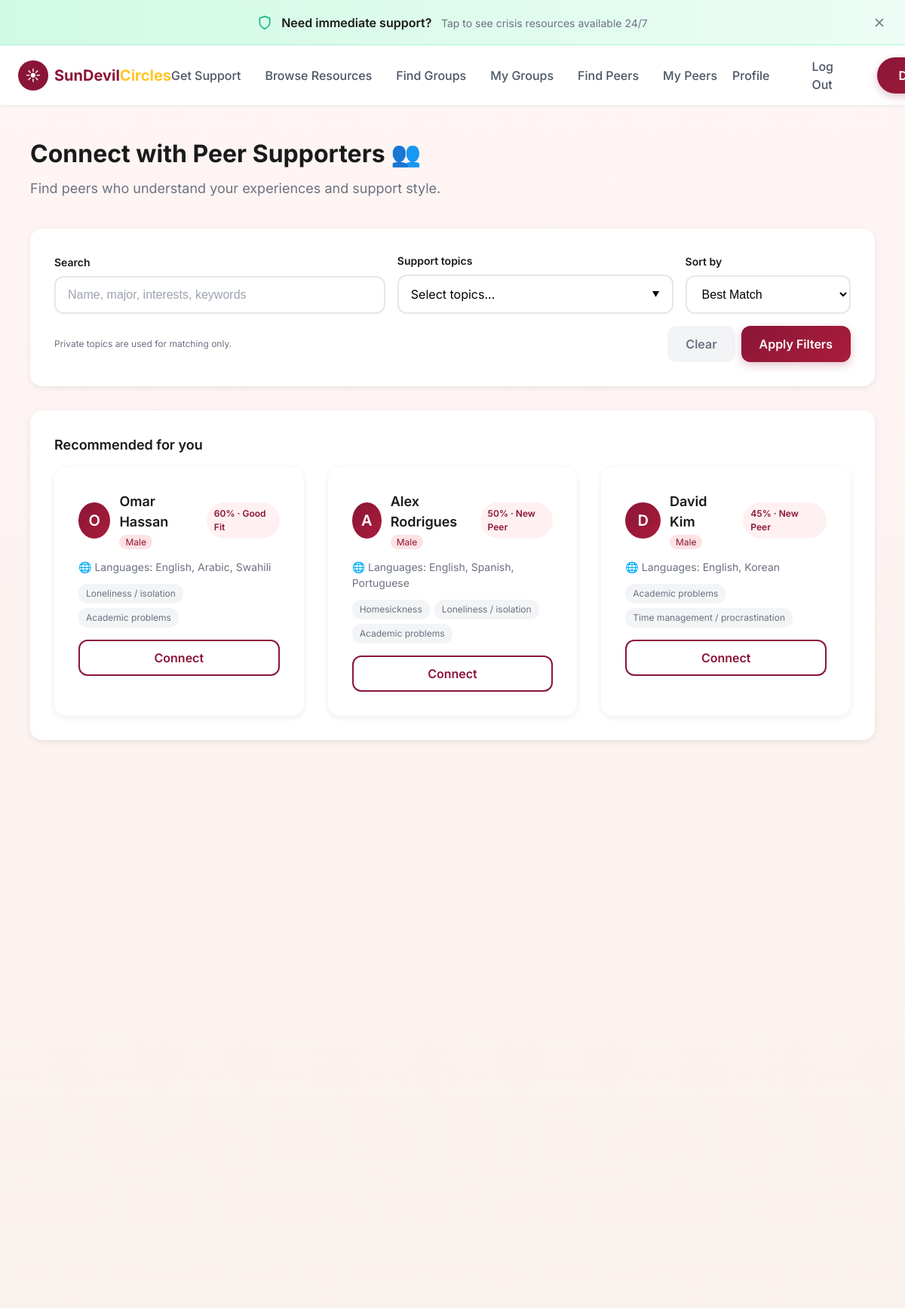
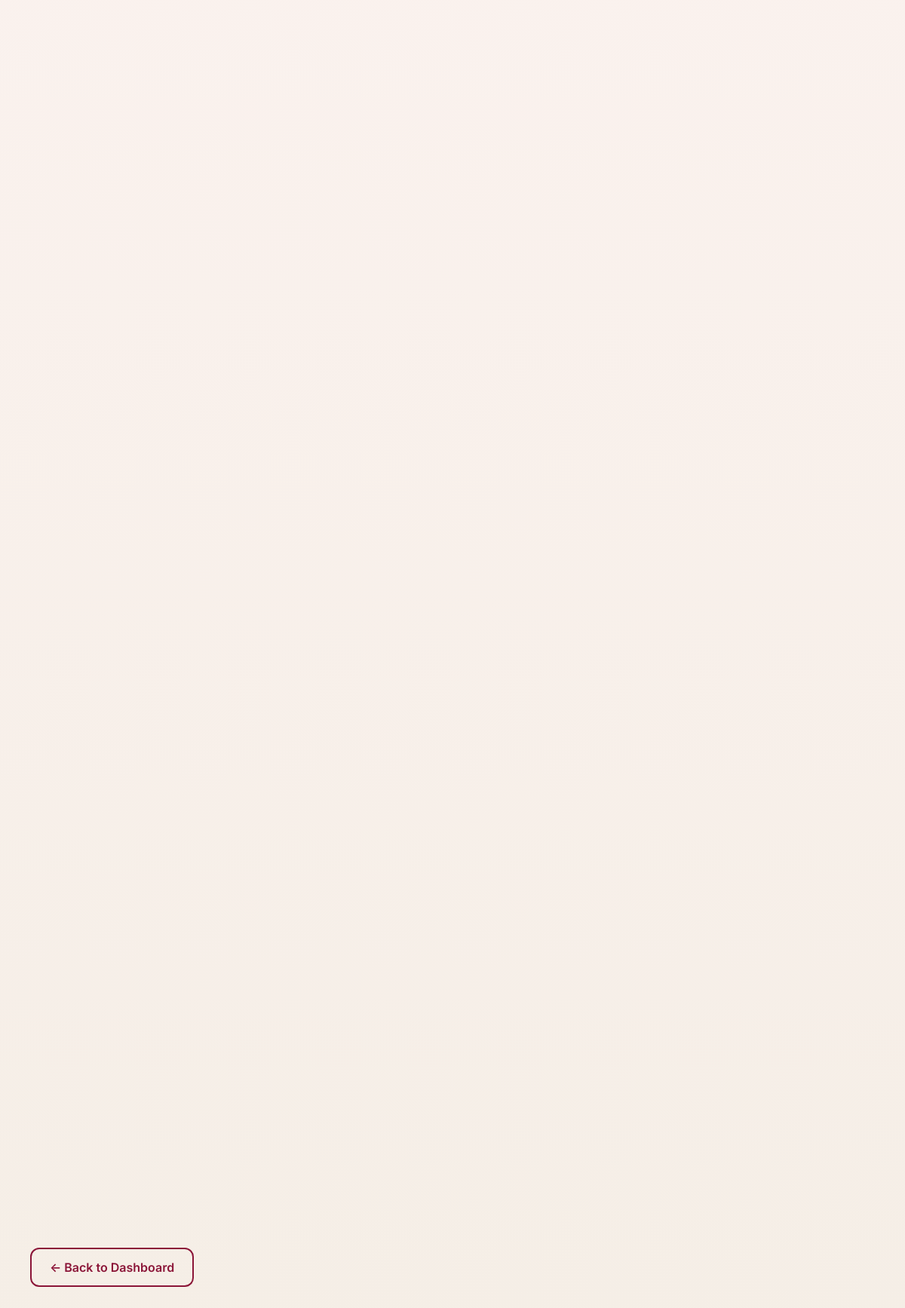
The page /people (signed in) on the database its author committed (2 pictures, top to bottom).
### tables this page shows
CREATE TABLE profiles (
                user_id INTEGER PRIMARY KEY,
                display_name TEXT,
                gender TEXT DEFAULT '',
                preferred_language TEXT DEFAULT '',
                primary_challenge TEXT DEFAULT '',
                support_style TEXT DEFAULT 'mixed',
                support_topics TEXT DEFAULT '',
                private_topics TEXT DEFAULT '',
                languages TEXT DEFAULT '',
                cultural_background TEXT DEFAULT '',
                onboarding_complete INTEGER DEFAULT 0, graduation_year TEXT DEFAULT "", degree_program TEXT DEFAULT "",
                FOREIGN KEY (user_id) REFERENCES users(id)
            );

### app.py (the view, shortened to what this page needs)
@app.route("/people", methods=["GET"])
@login_required
def people():
    if not session.get("display_name"):
        return redirect(url_for("onboarding"))
    user_id = session.get("user_id")
    search_query = request.args.get("q", "").strip().lower()
    selected_topics = request.args.getlist("topics")
    sort_by = request.args.get("sort", "best")
    filter_challenge = request.args.get("filter", "")
    selected_topics = normalize_topic_ids(selected_topics)
    current_profile = load_profile_from_db(user_id) if user_id else None
    if not current_profile:
        current_profile = get_profile_dict()
    db = get_db()
    all_profiles = db.execute('''
        SELECT p.*, u.username FROM profiles p
        JOIN users u ON p.user_id = u.id
        WHERE p.user_id != ? AND p.display_name IS NOT NULL AND p.display_name != ''
    ''', (user_id,)).fetchall()
    peers = []
    for row in all_profiles:
        challenges = normalize_topic_ids((row['primary_challenge'] or '').split(','))
        support_topics = normalize_topic_ids((row['support_topics'] or '').split(','))
        private_topics = set(normalize_topic_ids((row['private_topics'] or '').split(',')))
        peer_topics = list(dict.fromkeys(challenges + support_topics))
        public_topics = [t for t in peer_topics if t not in private_topics]
        peer_profile = {
            "display_name": row['display_name'] or 'Anonymous',
            "gender": row['gender'] if 'gender' in row.keys() else '',
            "preferred_language": row['preferred_language'] or '',
            "primary_challenge": challenges,
            "support_topics": support_topics,
            "private_topics": list(private_topics),
            "languages": (row['languages'] or '').split(',') if row['languages'] else [],
            "cultural_background": (row['cultural_background'] or '').split(',') if row['cultural_background'] else [],
            "support_style": row['support_style'] or 'mixed'
        }
        if selected_topics:
            if not set(selected_topics) & set(peer_topics):
                continue
        match_score = calculate_match_score(current_profile, peer_profile)
        if match_score >= 80:
            match_label = "Best Fit"
        elif match_score >= 60:
            match_label = "Good Fit"
        else:
            match_label = "New Peer"
        peers.append({
            "user_id": row['user_id'],
            "display_name": row['display_name'] or 'Anonymous',
            "gender": row['gender'] if 'gender' in row.keys() else '',
            "preferred_language": row['preferred_language'] or '',
            "primary_challenge": ",".join(peer_topics),
            "public_topics": public_topics,
            "support_style": row['support_style'] or 'mixed',
            "languages": peer_profile.get("languages", []),
            "match_score": match_score,
            "match_label": match_label
        })
    if user_id:
        similar = get_similar_users(user_id, top_n=10, threshold=0.2)
    incoming_requests = get_pending_requests_for_user(user_id)
    if sort_by == "alpha":
        peers.sort(key=lambda p: p.get("display_name", ""))
    elif sort_by == "recent":
        peers.sort(key=lambda p: p.get("user_id", 0), reverse=True)
    else:
        peers.sort(key=lambda p: p.get("match_score", 0), reverse=True)
    recommended_peers = peers[:3]
    return render_template(
        "people.html",
        peers=peers,
        recommended_peers=recommended_peers,
        filter=filter_challenge,
        incoming_requests=incoming_requests,
        username=session.get("username"),
        support_topic_categories=SUPPORT_TOPIC_CATEGORIES,
        support_topic_index=SUPPORT_TOPIC_INDEX,
        selected_topics=selected_topics,
        search_query=search_query,
        sort_by=sort_by
    )

### app.py (called while the page is built, shortened)
def get_db():
    db = getattr(g, '_database', None)
    if db is None:
        db = g._database = sqlite3.connect(DATABASE)
        db.row_factory = sqlite3.Row
    return db

@app.teardown_appcontext
def close_connection(exception):
    db = getattr(g, '_database', None)
    if db is not None:
        db.close()

def login_required(f):
    @wraps(f)
    def decorated_function(*args, **kwargs):
        if not session.get("user_id"):
            return redirect(url_for("login"))
        return f(*args, **kwargs)
    return decorated_function

def normalize_topic_ids(topic_ids):
    legacy_map = {
        "loneliness": "loneliness_isolation",
        "academics": "academic_problems",
        "relationships": "relationship_issues",
        "identity": "identity_concerns",
        "finances": "financial_stress",
    }
    normalized = []
    for raw in topic_ids:
        if not raw:
            continue
        topic = raw.strip()
        topic = legacy_map.get(topic, topic)
        if topic in SUPPORT_TOPIC_INDEX:
            normalized.append(topic)
    return normalized

def get_similar_users(user_id, top_n=5, threshold=0.4):
    user_data = user_embeddings.get(user_id)
    if not user_data:
        return []

def get_pending_requests_for_user(user_id):
    return pending_requests.get(user_id, [])

### templates/people.html (shortened to what this page needs)
{% extends "base.html" %}
{% block content %}
<div class="container" style="padding-top: 180px; padding-bottom: 80px;">
    <div style="margin-bottom: 40px;">
        <h1 style="font-size: 32px; font-weight: 700; color: var(--text-primary);">Connect with Peer Supporters 👥</h1>
        <p style="color: var(--text-secondary); margin-top: 8px; font-size: 18px;">Find peers who understand your
            experiences and support style.</p>
    </div>
    <div class="card" style="margin-bottom: 32px;">
        <form method="GET" action="{{ url_for('people') }}">
            <div style="display: grid; grid-template-columns: 1.2fr 1fr 0.6fr; gap: 16px; align-items: end;">
                <div>
                    <label style="display: block; font-size: 14px; font-weight: 600; margin-bottom: 8px;">Search</label>
                    <input type="text" name="q" class="form-input" placeholder="Name, major, interests, keywords"
                        value="{{ search_query }}">
                </div>
                <div>
                    <label style="display: block; font-size: 14px; font-weight: 600; margin-bottom: 8px;">Support
                        topics</label>
                    <div class="topic-dropdown" style="position: relative;">
                        <button type="button" class="form-input topic-dropdown-btn"
                            style="text-align: left; cursor: pointer; display: flex; justify-content: space-between; align-items: center;"
                            onclick="toggleTopicDropdown('filterTopics')">
                            <span id="filterTopicsLabel">Select topics...</span>
                            <span style="font-size: 10px;">▼</span>
                        </button>
                    </div>
                </div>
                <div>
                    <label style="display: block; font-size: 14px; font-weight: 600; margin-bottom: 8px;">Sort
                        by</label>
                    <select name="sort" class="form-input">
                        <option value="best" {{ 'selected' if sort_by=='best' else '' }}>Best Match</option>
                    </select>
                </div>
            </div>
            <div
                style="display: flex; justify-content: space-between; align-items: center; margin-top: 16px; gap: 12px;">
                <p style="font-size: 12px; color: var(--text-secondary);">Private topics are used for matching only.</p>
                <div style="display: flex; gap: 8px;">
                    <a href="{{ url_for('people') }}" class="btn btn-secondary">Clear</a>
                    <button type="submit" class="btn btn-maroon">Apply Filters</button>
                </div>
            </div>
        </form>
    </div>
    {% if recommended_peers and recommended_peers|length > 0 %}
    <div class="card" style="margin-bottom: 28px;">
        <h3 style="font-size: 18px; font-weight: 600; margin-bottom: 16px;">Recommended for you</h3>
        <div class="steps-grid">
            {% for peer in recommended_peers %}
            <div class="step-card">
                <div style="display: flex; align-items: center; justify-content: space-between; gap: 12px;">
                    <div style="display: flex; align-items: center; gap: 12px;">
                        <div
                            style="width: 48px; height: 48px; background: linear-gradient(135deg, #8B1538, #A91D3A); border-radius: 50%; display: flex; align-items: center; justify-content: center; color: white; font-size: 20px; font-weight: 600;">
                            {{ peer.display_name[0].upper() if peer.display_name else '?' }}
                        </div>
                        <div>
                            <h3 style="font-size: 18px; font-weight: 600; color: var(--text-primary);">{{
                                peer.display_name }}
                            </h3>
                            {% if peer.gender %}
                            <span
                                style="font-size: 12px; background: var(--pink-light); color: var(--primary-maroon); padding: 2px 8px; border-radius: 12px;">{{
                                peer.gender|title }}</span>
                            {% endif %}
                        </div>
                    </div>
                    <span
                        style="font-size: 12px; padding: 6px 10px; border-radius: 999px; background: #FFF1F2; color: var(--primary-maroon); font-weight: 600;">{{
                        peer.match_score }}% · {{ peer.match_label }}</span>
                </div>
                {% if peer.languages and peer.languages|length > 0 %}
                <p style="font-size: 14px; color: var(--text-secondary); margin: 12px 0 8px;">
                    🌐 Languages: {{ peer.languages|join(', ') }}
                </p>
                {% elif peer.preferred_language %}
                <p style="font-size: 14px; color: var(--text-secondary); margin: 12px 0 8px;">
                    🌐 Speaks {{ peer.preferred_language }}
                </p>
                {% endif %}
                {% if peer.public_topics %}
                <div style="display: flex; flex-wrap: wrap; gap: 6px; margin-top: 12px;">
                    {% for topic in peer.public_topics[:4] %}
                    <span
                        style="font-size: 12px; background: #F3F4F6; color: var(--text-secondary); padding: 4px 10px; border-radius: 12px;">
                        {{ support_topic_index.get(topic, {}).get('label', topic) }}
                    </span>
                    {% endfor %}
                </div>
                {% endif %}
                <button onclick="connectWithPeer('{{ peer.user_id }}', '{{ peer.display_name }}')"
                    class="btn btn-outline" style="width: 100%; margin-top: 16px;">
                    Connect
                </button>
            </div>
            {% endfor %}
        </div>
    </div>
    {% endif %}
    {% if peers and peers|length > 0 %}
    <div class="steps-grid">
    </div>
    {% endif %}
    <div style="margin-top: 40px;">
        <a href="{{ url_for('decision') }}" class="btn btn-outline">← Back to Dashboard</a>
    </div>
</div>
{% endblock %}

### static/style.css (style rules this page uses)
:root { --primary-maroon: #8B1538; --primary-gold: #FFC627; --bg-gradient-start: #FFF5F5; --bg-gradient-end: #F5EEE6; --text-primary: #1A1A1A; --text-secondary: #6B7280; --text-light: #9CA3AF; --text-white: #FFFFFF; --green-mint: #D1FAE5; --green-accent: #10B981; --pink-light: #FDE2E4; --pink-rose: #E11D48; --yellow-soft: #FEF3C7; --shield-green: #86EFAC; --warning-yellow: #FBBF24; --error-red: #EF4444; --success-green: #22C55E; --card-white: #FFFFFF; --overlay-dark: rgba(0, 0, 0, 0.5); --border-gray: #E5E7EB; --font-primary: 'Inter', -apple-system, BlinkMacSystemFont, 'Segoe UI', sans-serif; --text-xs: 12px; --text-sm: 14px; --text-base: 16px; --text-lg: 18px; --text-xl: 20px; --text-2xl: 24px; --text-3xl: 30px; --text-4xl: 36px; --text-5xl: 48px; --text-6xl: 60px; --text-hero: 72px; --font-normal: 400; --font-medium: 500; --font-semibold: 600; --font-bold: 700; --font-extrabold: 800; --leading-tight: 1.2; --leading-normal: 1.5; --leading-relaxed: 1.75; --spacing-1: 4px; --spacing-2: 8px; --spacing-3: 12px; --spacing-4: 16px; --spacing-5: 20px; --spacing-6: 24px; --spacing-8: 32px; --spacing-10: 40px; --spacing-12: 48px; --spacing-16: 64px; --spacing-20: 80px; --spacing-24: 96px; --radius-sm: 4px; --radius-md: 8px; --radius-lg: 12px; --radius-xl: 16px; --radius-2xl: 24px; --radius-full: 9999px; --shadow-sm: 0 1px 2px rgba(0, 0, 0, 0.05); --shadow-md: 0 4px 6px rgba(0, 0, 0, 0.07); --shadow-lg: 0 10px 15px rgba(0, 0, 0, 0.1); --shadow-xl: 0 20px 25px rgba(0, 0, 0, 0.15); --shadow-card: 0 2px 8px rgba(0, 0, 0, 0.08); }
*, *::before, *::after { box-sizing: border-box; margin: 0; padding: 0; }
html { scroll-behavior: smooth; }
body { font-family: var(--font-primary); font-size: var(--text-base); line-height: var(--leading-normal); color: var(--text-primary); background: linear-gradient(180deg, var(--bg-gradient-start) 0%, var(--bg-gradient-end) 100%); min-height: 100vh; }
a { text-decoration: none; color: inherit; }
button { font-family: inherit; cursor: pointer; border: none; background: none; }
.steps-grid { display: grid; grid-template-columns: repeat(3, 1fr); gap: 32px; }
.step-card { background: var(--card-white); border-radius: var(--radius-xl); padding: 32px; box-shadow: var(--shadow-card); transition: all 300ms ease; position: relative; }
.card { background: var(--card-white); border-radius: var(--radius-xl); padding: 32px; box-shadow: var(--shadow-card); margin-bottom: 24px; }
.container { max-width: 1280px; margin: 0 auto; padding: 0 40px; }
.form-input { width: 100%; padding: 14px 16px; font-size: var(--text-base); border: 2px solid var(--border-gray); border-radius: var(--radius-lg); transition: all 200ms ease; background: var(--card-white); }
.form-input::placeholder { color: var(--text-light); }
.btn { display: inline-flex; align-items: center; justify-content: center; gap: 8px; padding: 12px 24px; font-size: var(--text-base); font-weight: var(--font-semibold); border-radius: var(--radius-lg); transition: all 250ms ease; cursor: pointer; }
.btn-maroon { background: linear-gradient(135deg, #8B1538, #A91D3A); color: var(--text-white); box-shadow: 0 4px 12px rgba(139, 21, 56, 0.25); }
.btn-outline { background: transparent; color: var(--primary-maroon); border: 2px solid var(--primary-maroon); }
.btn-secondary { background: #F3F4F6; color: var(--text-secondary); }

### static/animations.css (style rules this page uses)
.step-card { opacity: 0; transform: translateY(40px); transition: all 0.6s cubic-bezier(0.4, 0.0, 0.2, 1); }
.step-card.animate-in { opacity: 1; transform: translateY(0); }
.step-card:nth-child(1).animate-in { transition-delay: 0s; }
.step-card:nth-child(2).animate-in { transition-delay: 0.1s; }
.step-card:nth-child(3).animate-in { transition-delay: 0.2s; }
.card { transition: transform 0.3s ease-in-out, box-shadow 0.3s ease; }
input[type="text"], input[type="email"], input[type="password"], textarea, select { transition: border-color 0.3s ease, box-shadow 0.3s ease, transform 0.2s ease; }

### rows shown on the page
profiles: display_name "O", display_name "Omar Hassan", gender "Male", match_score "60", match_label "Good Fit", languages "English, Arabic, Swahili", get "Loneliness / isolation" "Academic problems"
profiles: display_name "A", display_name "Alex Rodrigues", gender "Male", match_score "50", match_label "New Peer", languages "English, Spanish, Portuguese", get "Homesickness" "Loneliness / isolation" "Academic problems"
profiles: display_name "D", display_name "David Kim", gender "Male", match_score "45", match_label "New Peer", languages "English, Korean", get "Academic problems" "Time management / procrastination"
